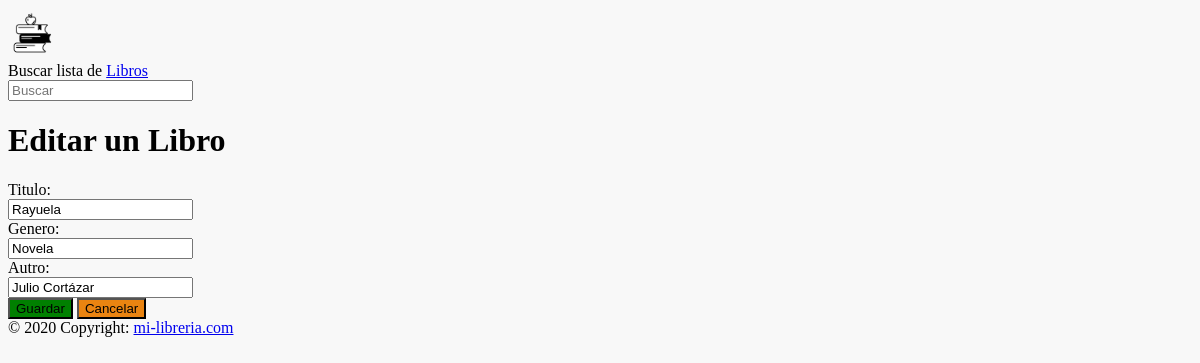
The app's page /libros/5/editar/ with its own data.
### database_setup.py (models this page shows, shortened)
class Libro(Base):
    __tablename__ = 'libro'
    id = Column(Integer, primary_key=True)
    titulo = Column(String(250), nullable=False)
    autor = Column(String(250), nullable=False)
    genero = Column(String(250))

### app.py (the view)
@app.route("/libros/<int:libro_id>/editar/", methods=['GET', 'POST'])
def editarLibro(libro_id):
    libroEditado = session.query(Libro).filter_by(id=libro_id).one()
    if request.method == 'POST':
        if request.form['nombre'] and request.form['genero'] and request.form['autor']:
            libroEditado.titulo = request.form['nombre']
            libroEditado.genero = request.form['genero']
            libroEditado.autor = request.form['autor']
            return redirect(url_for('mostrarLibros'))
    else:
        return render_template('editarLibro.html', libro=libroEditado)

### templates/editarLibro.html (shortened to what this page needs)
{% extends "template.html" %}
{% block contenido %}
<div class="uk-container uk-flex-center uk-align-center">
    <h1 class="uk-text-center uk-margin-medium">Editar un Libro</h1>
    <form action="{{ url_for('editarLibro',libro_id = libro.id)}}" method="post" class="uk-form-horizontal uk-margin-large uk-background-muted uk-background-cover">
        <div class="form-group ">
            <div class="uk-margin">
                <label class="uk-form-label" for="nombre">Titulo:</label>
                <div class="uk-form-controls">
                    <input type="text" class="form-control uk-input" name="nombre" value="{{libro.titulo }}">
                </div>
            </div>
            <div class="uk-margin-medium">
                <label  class="uk-form-label" for="genero">Genero:</label>
                <div class="uk-form-controls">
                    <input type="text" class="form-control uk-input" name="genero" value="{{libro.genero }}">
                </div>
            </div>
            <div class="uk-margin-medium">
                <label class="uk-form-label"  for="autor">Autro:</label>
                <div class="uk-form-controls">
                    <input type="text" class="form-control uk-input" name="autor" value="{{libro.autor }}">
                </div>
            </div>
            <div class="uk-width-expand uk-margin-large-top uk-margin-xlarge-left">
                <button class="verde uk-width-1-3 uk-padding-small uk-border-rounded uk-margin-large-left" type="submit"> Guardar</button>
                <a href='{{ url_for("mostrarLibros") }}'><button class="naranja uk-width-1-3 uk-padding-small uk-border-rounded uk-margin-large-left">Cancelar</button></a>
            </div>
        </div>
    </form>
{% endblock %}

### static/css/style.css (style rules this page uses)
body { background-color:#f8f8f8; }
.naranja { background-color: #EA8411; }
.verde { background-color: green; }

### records on screen
Libro: nombre "Rayuela", genero "Novela", autor "Julio Cortázar"
